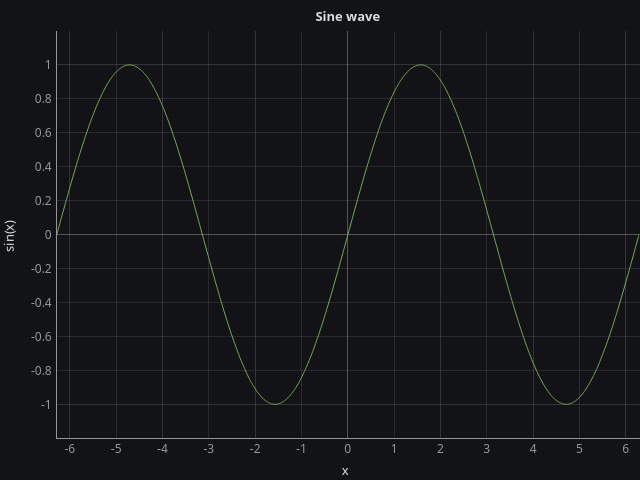

Source code (Python):
#!/usr/bin/env python
# File: pyqtplot14.py
# Name: D.Saravanan
# Date: 20/07/2023

""" Script to create plot using the PlotWidget in PyQtGraph """

import sys

import numpy as np
import pyqtgraph as pg
from PyQt6 import QtCore, QtWidgets

pg.setConfigOptions(antialias=True)


class MainWindow(QtWidgets.QMainWindow):
    """Subclass of QMainWindow to customize application's main window."""

    def __init__(self, xval, yval):
        super().__init__()
        self.xval = xval
        self.yval = yval
        self.nval = 0

        # set the size parameters (width, height) pixels
        self.setFixedSize(QtCore.QSize(640, 480))

        # set the central widget of the window
        self.graphWidget = pg.PlotWidget()
        self.setCentralWidget(self.graphWidget)

        # set the background color using hex notation #121317 as string
        self.graphWidget.setBackground("#121317")

        # set the main plot title, text color, text size, text weight, text style
        self.graphWidget.setTitle(
            "Sine wave", color="#dcdcdc", size="10pt", bold=True, italic=False
        )

        # set the axis labels (position and text), style parameters
        styles = {"color": "#dcdcdc", "font-size": "10pt"}
        self.graphWidget.setLabel("left", "sin(x)", **styles)
        self.graphWidget.setLabel("bottom", "x", **styles)

        # set the background grid for both the x and y axis
        self.graphWidget.showGrid(x=True, y=True, alpha=0.5)

        # set the axis limits within the specified ranges and padding
        self.graphWidget.setXRange(self.xval[0], self.xval[-1], padding=0)
        self.graphWidget.setYRange(min(self.yval), max(self.yval), padding=0.1)

        # set the line color in 3-tuple of int values, line width in pixels, line style
        lvalue = pg.mkPen(color="#77ab56", width=1, style=QtCore.Qt.PenStyle.SolidLine)

        # plot data: x, y values with lines drawn using Qt's QPen types
        self.data_line = self.graphWidget.plot(
            self.xval[0:1], self.yval[0:1], pen=lvalue
        )

        self.timer = QtCore.QTimer()
        self.timer.setInterval(50)
        self.timer.timeout.connect(self.update_data_line)
        self.timer.start()

    def update_data_line(self):
        """Method uses QTimer to update the data every 50ms."""
        self.nval = self.nval + 1
        self.data_line.setData(self.xval[0 : self.nval], self.yval[0 : self.nval])


def main():
    """Need one (and only one) QApplication instance per application.
    Pass in sys.argv to allow command line arguments for the application.
    If no command line arguments than QApplication([]) is required."""
    app = QtWidgets.QApplication(sys.argv)

    xval = np.linspace(-2 * np.pi, 2 * np.pi, 1000, retstep=False)

    window = MainWindow(xval, np.sin(xval))  # an instance of the class MainWindow
    window.show()  # windows are hidden by default

    sys.exit(app.exec())  # start the event loop


if __name__ == "__main__":
    main()
